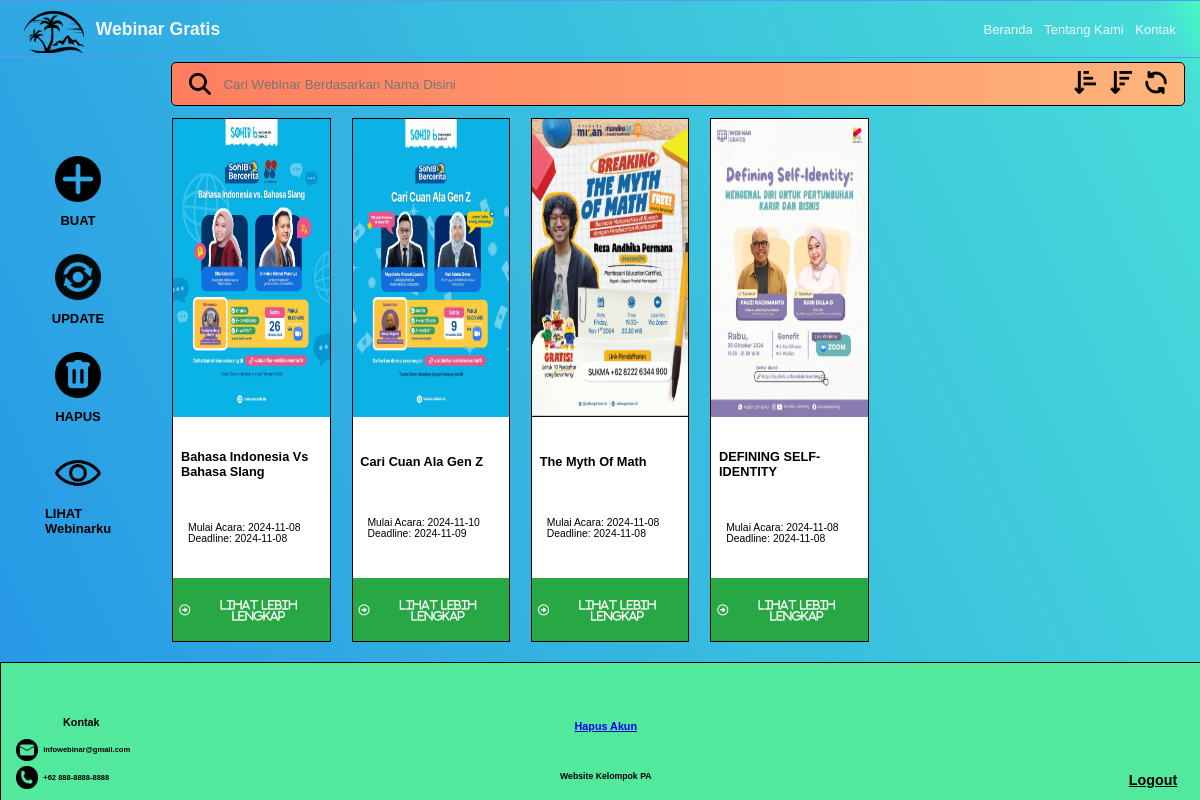
Screenshot of /index.php?id_user=2 (signed in) with the database file from the repository.
### tables this page shows
CREATE TABLE `webinar` (
  `id_webinar` varchar(10) NOT NULL,
  `nama_webinar` varchar(255) NOT NULL,
  `deskripsi` varchar(500) NOT NULL,
  `tautan` varchar(255) NOT NULL,
  `tanggal_mulai` date NOT NULL,
  `deadline` date NOT NULL,
  `foto_webinar` varchar(255) NOT NULL,
  `nomor_kontak` varchar(15) NOT NULL,
  `id_user` int(11) NOT NULL
);

### index.php (the view, shortened to what this page needs)
<?php
    require "koneksi.php";
    $result = mysqli_query($conn, "SELECT*FROM webinar");
    if(isset($_GET['id_user']) && isset($_SESSION['id_user'])) {
        $id_user = $_GET['id_user'];
    }
?>
<!DOCTYPE html>
<html lang="en">
<head>
    <link rel="stylesheet" href="styling/halaman_utama.css">
    <link rel="stylesheet" href="https://cdnjs.cloudflare.com/ajax/libs/font-awesome/6.0.0-beta3/css/all.min.css">
</head>
<body>
    <nav>
        <div class="logo">
            <img src="assets/Logo.jpeg" alt="Webinar">
            <h3 class="nowrap">Webinar Gratis</h3>
        </div>
        <ul>
            <li><a class="nowrap" href="#beranda">Beranda</a></li>
            <li><a class="nowrap" href="tentang.php">Tentang Kami</a></li>
            <li><a class="nowrap" href="#kontak">Kontak</a></li>
        </ul>
    </nav>
    <aside>
        <div class="crud">
            <a href="tambah.php?id_user=<?php echo $id_user?>">
                <img src="assets/create.png" alt="create">
            </a>
            <h4>BUAT</h4>
        </div>
        <div class="crud">
            <a href="?action=update&id_user=<?php echo $id_user; ?>">
                <img src="assets/update.png" alt="update">
            </a>
            <h4>UPDATE</h4>
        </div>
        <div class="crud">
            <a href="?action=delete&id_user=<?php echo $id_user; ?>">
                <img src="assets/delete.png" alt="delete">
            </a>
            <h4>HAPUS</h4>
        </div>
        <div class="crud">
            <a href="?action=lainnya&id_user=<?php echo $id_user; ?>">
                <img src="assets/read.png" alt="read">
            </a>
            <h4>LIHAT<br>Webinarku</h4>
        </div>
    </aside>
    <main>
        <div class="search-head">
            <form action="" method="GET">
                <div class="search-box">
                    <div class="search">
                        <img class="group-img" src="assets/search.png" alt="search">
                        <input type="text" id="search" name="search" placeholder="Cari Webinar Berdasarkan Nama Disini">
                    </div>
                    <div class="search-fitur">
                        <a href="index.php?sorting_asc=true">
                            <img class="group-img" src="assets/sorting_asc.png" alt="sort_ascending">
                        </a>
                        <a href="index.php?sorting_desc=true">
                            <img class="group-img" src="assets/sorting_desc.png" alt="sort_descending">
                        </a>
                        <a href="index.php?refresh=true">
                            <img class="group-img" src="assets/refresh.png" alt="refresh">
                        </a>
                    </div>
                </div>
            </form>
        </div>
        <div class="wrapper" id="beranda">
            <?php
                if (mysqli_num_rows($result) > 0) {
                    while($row = $result->fetch_assoc()) {
                        echo '<div style="position: relative;top: 1.5%;left: 1.5%;width: 15%;height: 95%;border: 1px solid black;background-color: white; display: flex; flex-direction: column;align-items: center; justify-content: space-between;">';
                        echo '  <img src="gambar/' . $row['foto_webinar'] . '" alt="Gambar Webinar" style="width: 100%;height: 57%;">';
                        echo '  <h3 style="font-size: 98%;width: 90%;height: auto;margin-top: 1%;">' . $row['nama_webinar'] . '</h3>';
                        echo '  <div style="display: flex;flex-direction: column;width: 90%;height: auto; align-items: center;margin-bottom: 3%;">';
                        echo '      <p style="font-size: 80%; width: 90%;height: auto;margin: 0 auto;">Mulai Acara: ' . $row['tanggal_mulai'] . '</p>';
                        echo '      <p style="font-size: 80%; width: 90%;height: auto;margin: 0 auto;">Deadline: ' . $row['deadline'] . '</p>';
                        echo '  </div>';
                        echo '  <div style="width: 100%; height: 12%;display: flex;align-items: center;justify-content: center;">';
                        if (isset($_GET['action'])) {
                            if ($_GET['action'] == 'delete') {
                                $formAction = 'delete_process.php';
                                $buttonText = 'Hapus';
                            } else if ($_GET['action'] == 'update') {
                                $formAction = 'edit_process.php';
                                $buttonText = 'Update';
                            } else {
                                $formAction = "lihat_lengkap_process.php";
                                $buttonText = 'Lihat Lebih Lengkap';
                            }
                        } else {
                            $formAction = "lihat_lengkap_process.php";
                            $buttonText = 'Lihat Lebih Lengkap';
                        }
                        echo '  <form action="' . $formAction . '" method="POST" style="width: 100%;height: 100%;display: flex;align-items: center;justify-content: center;">';
                        echo '      <button type="submit" style="width: 100%;height: 100%;font-size: 85%;text-align: center; background-color: #28a745;color: white;border: none;cursor: pointer;">';
                        echo '          <i class="fa-regular fa-circle-right" style="width: 100%;height: 100%;display: flex;align-items: center;justify-content: center;gap: 2%;"> ' . $buttonText . '</i>';
                        echo '      </button>';
                        echo '  </form>';
                        echo '  </div>';
                        echo '</div>';
                    }
                } else {
                    echo "Tidak Ada Webinar";
                }
            ?>
        </div>
    </main>
    <footer>
        <div class="footer-kontak" id="kontak">
            <h5>Kontak</h5>
            <div class="contact-us">
                <img src="assets/email.png" alt="email">
                <h6>infowebinar@gmail.com</h6>
            </div>
            <div class="contact-us">
                <img src="assets/telepon.png" alt="telepon">
                <h6>+62 888-8888-8888</h6>
            </div>
        </div>
        <div class="footer-tengah">
            <a href="hapus_akun.php?id_user=<?php echo $id_user ?>"><h5>Hapus Akun</h5></a>
            <h6>Website Kelompok PA</h6>
        </div>
        <div class="logout">
            <a href="logout.php"><button><b>Logout</b></button></a>
        </div>
    </footer>
</body>
</html>

### styling/halaman_utama.css (style rules this page uses)
html { font-size: 13px; font-family: 'Gill Sans', 'Gill Sans MT', Calibri, 'Trebuchet MS', sans-serif; overflow: hidden; }
body { margin: 0; padding: 0; width: 100vw; height: 100vh; display: grid; grid-template-areas: "header header" "sidebar main" "footer footer"; grid-template-columns: 1fr 4fr; grid-template-rows: auto 2fr auto; background: linear-gradient(65deg, rgba(38,150,231,1) 0%, rgba(64,218,215,0.9659090909090909) 97%, rgba(69,252,195,1) 100%); }
nav { grid-area: header; display: flex; flex-direction: row; border: 1px solid #5e97f2; width: 100%; height: auto; color: aliceblue; position: relative; left: -0.1%; }
.logo { position: relative; left: 3%; font-size: 15px; display: flex; flex-direction: row; justify-content: flex-start; width: 100vw; height: auto; align-items: center; }
.logo > img { position: relative; left: -2%; width: 4em; height: auto; mix-blend-mode: multiply; }
nav > ul > li { list-style: none; }
.nowrap { text-decoration: none; white-space: nowrap; color: unset; }
nav > ul { display: flex; align-items: center; position: relative; left: -2%; flex-direction: row; justify-content: flex-end; gap: 2%; width: 100%; font-style: unset; }
aside { grid-area: sidebar; display: flex; flex-direction: column; align-items: center; justify-content: center; width: 65%; height: auto; }
.crud { display: flex; flex-direction: column; justify-content: center; align-items: center; width: 100%; }
.crud > h4 { position: relative; top: -9%; }
.crud > a > img { width: 3.5rem; height: auto; mix-blend-mode: multiply; cursor: pointer; }
main { grid-area: main; width: 108.7%; height: auto; position: relative; left: -8.7%; display: flex; flex-direction: column; align-items: center; color: white; }
.search-head { display: flex; flex-direction: row; justify-content: center; align-items: center; width: 100%; height: 8.6%; }
.search-head > form { display: flex; flex-direction: row; justify-content: center; align-items: center; width: 100%; height: 100%; border: none; }
.search-box { display: flex; flex-direction: row; align-items: center; justify-content: space-between; width: 97%; height: 80%; border: 1px solid black; background: linear-gradient(90deg, #ff7e5f, #feb47b); border-radius: 5px; }
.search { display: flex; align-items: center; flex-direction: row; justify-content: flex-start; width: 55%; height: auto; gap: 1.8%; position: relative; left: 1.7%; }
.search-fitur { display: flex; flex-direction: row; align-items: center; justify-content: flex-end; width: 40%; height: auto; gap: 3.3%; position: relative; left: -1.7%; }
.search > input { border: none; width: 87%; height: auto; background-color: transparent; }
.group-img { width: 1.7rem; height: auto; mix-blend-mode: multiply; }
.wrapper { display: flex; flex-direction: row; justify-content: flex-start; gap: 2%; width: 100%; height: 91%; color: black; }
footer { grid-area: footer; display: flex; flex-direction: row; justify-content: space-between; height: 100%; width: 100%; background-color: #52e99d; border: 1px solid black; overflow: scroll; }
.footer-kontak { display: flex; flex-direction: column; justify-content: flex-end; align-items: center; width: 18.8%; height: auto; }
.footer-kontak > h5 { width: 45%; }
.contact-us { display: flex; flex-direction: row; justify-content: flex-start; align-items: center; gap: 2.5%; width: 90%; height: 20%; position: relative; left: 1.7%; top: -7%; }
.contact-us > h6 { font-size: 58% }
.contact-us > img { width: 1.7rem; height: auto; mix-blend-mode: multiply; }
.footer-tengah { display: flex; flex-direction: column; align-items: center; width: 40%; height: auto; justify-content: flex-end; margin-right: 10%; }
.logout { display: flex; width: 8%; height: auto; justify-content: center; align-items: flex-end; }
.logout > a > button { border: none; background-color: transparent; margin-bottom: 20%; text-decoration: underline; font-size: 1.1rem; }

### rows the page displays
webinar: foto_webinar (picture), nama_webinar "Bahasa Indonesia Vs Bahasa Slang", tanggal_mulai "2024-11-08", deadline "2024-11-08", buttonText "Lihat Lebih Lengkap"
webinar: foto_webinar (picture), nama_webinar "Cari Cuan Ala Gen Z", tanggal_mulai "2024-11-10", deadline "2024-11-09", buttonText "Lihat Lebih Lengkap"
webinar: foto_webinar (picture), nama_webinar "The Myth Of Math", tanggal_mulai "2024-11-08", deadline "2024-11-08", buttonText "Lihat Lebih Lengkap"
webinar: foto_webinar (picture), nama_webinar "DEFINING SELF-IDENTITY", tanggal_mulai "2024-11-08", deadline "2024-11-08", buttonText "Lihat Lebih Lengkap"
